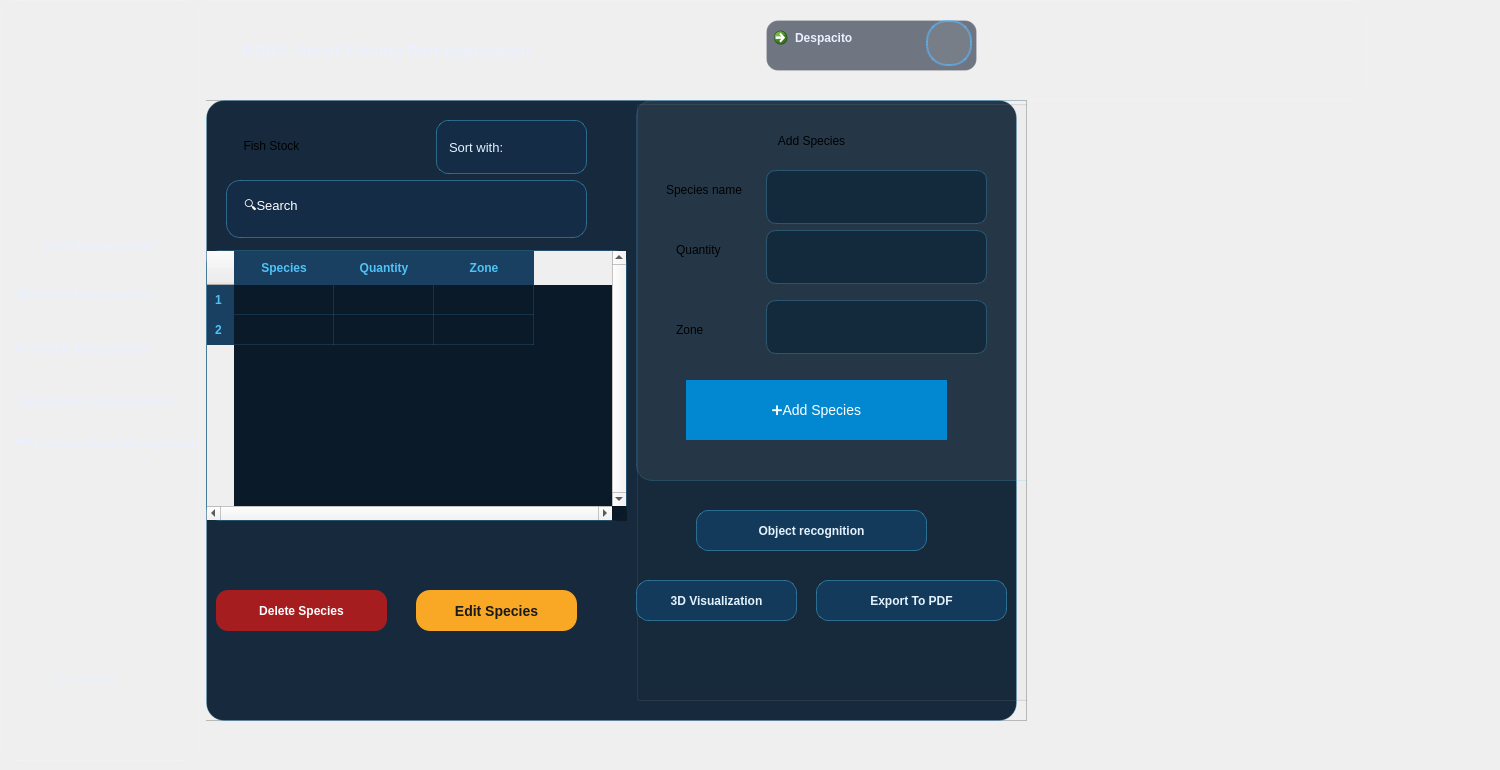
    <widget class="QWidget" name="pageFishStock">
     <property name="styleSheet">
      <string notr="true">/* =================================================
   Malik
   ================================================= */
QWidget#pageSFishStock {
    background: qlineargradient(x1:0, y1:0, x2:1, y2:1,
        stop:0 #071a2c,
        stop:0.35 #082136,
        stop:0.7 #071c2d,
        stop:1 #040f1a);
    font-family: &quot;Segoe UI&quot;;
    color: #EAF0FF;
}

/* =================================================
   HEADER + SIDEBAR (SAME STYLE)
   ================================================= */
QFrame#header_stock,
QFrame#sidebarMenu_stock {
    background: qlineargradient(x1:0, y1:0, x2:0, y2:1,
        stop:0 rgba(12, 42, 75, 0.95),
        stop:0.55 rgba(8, 30, 55, 0.95),
        stop:1 rgba(6, 22, 40, 0.95));
    border: 1px solid rgba(255,255,255,0.12);
    border-radius: 16px;
}

QFrame#header_stock {
    padding: 10px 16px;
}

QFrame#sidebarMenu_stock {
    padding: 12px;
}

/* =================================================
   HEADER CONTENT
   ================================================= */
QLabel#titreHeader_stock {
    color: #EAF0FF;
    font-size: 15px;
    font-weight: 800;
    letter-spacing: 0.5px;
}

QLabel#avatar_stock {
    min-width: 42px;
    max-width: 42px;
    min-height: 42px;
    max-height: 42px;
    border-radius: 21px;
    border: 2px solid rgba(88,184,255,0.6);
    background-color: rgba(255,255,255,0.06);
}

/* User profile button */
QCommandLinkButton#userprofiledetails_stock {
    background-color: rgba(8, 18, 38, 0.55);
    border: 1px solid rgba(255,255,255,0.15);
    border-radius: 12px;
    padding: 8px 14px;
    color: #EAF0FF;
    font-weight: 700;
}

QCommandLinkButton#userprofiledetails_stock:hover {
    background-color: rgba(88,184,255,0.15);
    border: 1px solid rgba(88,184,255,0.45);
}

QCommandLinkButton#userprofiledetails_stock:pressed {
    background-color: rgba(88,184,255,0.25);
}

/* =================================================
   SIDEBAR GROUP
   ================================================= */
QGroupBox#groupBox_stock {
    border: none;
    margin-top: 6px;
}

/* =================================================
   SIDEBAR BUTTONS (BASE)
   ================================================= */
QPushButton#clientsmanagementBTN_stock,
QPushButton#equipmentmanagementBTN_stock,
QPushButton#fishingzonemanagementBTN_stock,
QPushButton#staffmanagementBTN_stock,
QPushButton#stockmanagementBTN_stock {
    background: transparent;
    border: none;
    color: rgba(234,240,255,0.80);
    padding: 12px 14px;
    border-radius: 12px;
    text-align: left;
    font-size: 13px;
    font-weight: 650;
}

/* Hover effect */
QPushButton#clientsmanagementBTN_stock:hover,
QPushButton#equipmentmanagementBTN_stock:hover,
QPushButton#fishingzonemanagementBTN_stock:hover,
QPushButton#staffmanagementBTN_stock:hover,
QPushButton#stockmanagementBTN_stock:hover {
    background-color: rgba(88,184,255,0.14);
    border: 1px solid rgba(88,184,255,0.25);
    color: #FFFFFF;
}

/* Pressed */
QPushButton#clientsmanagementBTN_stock:pressed,
QPushButton#equipmentmanagementBTN_stock:pressed,
QPushButton#fishingzonemanagementBTN_stock:pressed,
QPushButton#staffmanagementBTN_stock:pressed,
QPushButton#stockmanagementBTN_stock:pressed {
    background-color: rgba(88,184,255,0.25);
}

/* =================================================
   ACTIVE / SELECTED BUTTON (Staff Management)
   ================================================= */
QPushButton[active=&quot;true&quot;] {
    background-color: rgba(10, 102, 255, 0.28);
    border: 1px solid rgba(10, 102, 255, 0.55);
    color: #FFFFFF;
    padding-left: 18px;
}
QPushButton#staffmanagementBTN_stock[active=&quot;true&quot;] {
    background-color: rgba(10, 102, 255, 0.35);
    border-left: 4px solid #4FC3F7;
    color: white;
    font-weight: 600;
}

/* =================================================
   LOG OUT BUTTON
   ================================================= */
QPushButton#logOutBTN_stock {
    background: transparent;
    border: none;
    color: rgba(234,240,255,0.65);
    padding: 12px 14px;
    border-radius: 12px;
    text-align: left;
    font-weight: 650;
}

QPushButton#logOutBTN_stock:hover {
    background-color: rgba(255, 120, 120, 0.12);
    border: 1px solid rgba(255, 120, 120, 0.25);
    color: #FFC1C1;
}

/* =================================================
   MAIN CONTENT AREA
   ================================================= */
QFrame#contenumain_S {
    background-color: transparent;
}

/* =================================================
   MENUBAR + STATUSBAR
   ================================================= */
QMenuBar_stock {
    background-color: rgba(6, 22, 40, 0.95);
    color: rgba(234,240,255,0.85);
    border-bottom: 1px solid rgba(255,255,255,0.12);
    padding: 6px;
}

QStatusBar_stock {
    background-color: rgba(6, 22, 40, 0.95);
    color: rgba(234,240,255,0.70);
    border-top: 1px solid rgba(255,255,255,0.12);
}
/* =======================
   FORM CARD (LEFT)
   objectName: formAddSpecies
   ======================= */
QFrame#formAddSpecies {
    background-color: rgba(255,255,255,0.06);
    border: 1px solid rgba(79,195,247,0.18);
    border-radius: 16px;
}

/* Title label (labeladdstaff) */
QLabel#labeladdspecies_stock {
    color: #E3F2FD;
    font-size: 18px;
    font-weight: 700;
    padding: 8px 0;
}

/* All labels inside the form */
QFrame#formAddSpecies QLabel_stock {
    color: rgba(227,242,253,0.88);
    font-size: 13px;
    font-weight: 600;
}

/* Inputs (LineEdits) */
QLineEdit {
    background-color: rgba(10, 35, 55, 0.65);
    color: #E3F2FD;
    border: 1px solid rgba(79,195,247,0.25);
    border-radius: 10px;
    padding: 8px 12px;
    min-height: 36px;
    font-size: 13px;
}

QLineEdit:focus {
    border: 1px solid #4FC3F7;
    background-color: rgba(10, 35, 55, 0.85);
}

/* ComboBoxes (role, cvstat) */
QComboBox {
    background-color: rgba(10, 35, 55, 0.65);
    color: #E3F2FD;
    border: 1px solid rgba(79,195,247,0.25);
    border-radius: 10px;
    padding: 7px 12px;
    min-height: 36px;
    font-size: 13px;
}

QComboBox:hover {
    border: 1px solid rgba(79,195,247,0.45);
}

QComboBox:focus {
    border: 1px solid #4FC3F7;
    background-color: rgba(10, 35, 55, 0.85);
}

QComboBox::drop-down {
    width: 36px;
    border: none;
}

QComboBox::down-arrow {
    image: none;
    border-left: 6px solid transparent;
    border-right: 6px solid transparent;
    border-top: 8px solid rgba(227,242,253,0.8);
    margin-right: 10px;
}

/* Upload CV Button (uploadcvbtn) */
QPushButton#uploadcvbtn_stock {
    background-color: rgba(255,255,255,0.08);
    color: #E3F2FD;
    border: 1px dashed rgba(79,195,247,0.6);
    border-radius: 10px;
    padding: 8px 12px;
    font-weight: 600;
}

/* Hover Upload */
QPushButton#uploadcvbtn_stock:hover {
    background-color: rgba(79,195,247,0.2);
    border-color: #4FC3F7;
}

/* Add Staff Button (addstaffbtn) */
QPushButton#addstaffbtn_stock {
    background-color: #0288D1;
    color: white;
    border: none;
    border-radius: 12px;
    min-height: 40px;
    font-weight: bold;
}

QPushButton#addstaffbtn_stock:hover {
    background-color: #039BE5;
}

QPushButton#addstaffbtn_stock:pressed {
    background-color: #01579B;
}
/* ================================================= */
/* ============ STAFF LIST CONTAINER =============== */
/* ================================================= */

#liststock {
    background-color: rgba(12, 32, 52, 0.95);
    border: 1px solid rgba(79, 195, 247, 0.25);
    border-radius: 18px;
    padding: 15px;
    margin-left: 10px;
}

#liststock::title {
    subcontrol-origin: margin;
    left: 15px;
    top: 8px;
    padding: 0 8px;
    color: #4fc3f7;
    font-weight: 700;
    font-size: 14px;
}

/* ================================================= */
/* ================= SEARCH BAR ==================== */
/* ================================================= */

#search_stock {
    background-color: rgba(20, 45, 70, 0.9);
    border: 1px solid rgba(79, 195, 247, 0.4);
    border-radius: 14px;
    padding: 10px 15px;
    color: white;
    font-size: 13px;
}

#search_stock:focus {
    border: 1px solid #4fc3f7;
    background-color: rgba(30, 75, 120, 0.9);
}

/* ================================================= */
/* ================= SORT COMBO ==================== */
/* ================================================= */

#sort_stock {
    background-color: rgba(20, 45, 70, 0.9);
    border: 1px solid rgba(79, 195, 247, 0.4);
    border-radius: 12px;
    padding: 6px 12px;
    color: #e3f2fd;
}

#sort_stock:hover {
    background-color: rgba(79, 195, 247, 0.25);
}

/* ================================================= */
/* ================== TABLE ======================== */
/* ================================================= */

#table_stock {
    background-color: rgba(10, 25, 40, 0.95);
    border: 1px solid rgba(79, 195, 247, 0.3);
    border-radius: 14px;
    gridline-color: rgba(79, 195, 247, 0.15);
    color: #e3f2fd;
    font-size: 12px;
}

#table_stock::item {
    padding: 8px;
}

#table_stock::item:selected {
    background-color: rgba(79, 195, 247, 0.35);
    color: white;
}

QHeaderView_stock::section {
    background-color: rgba(15, 55, 90, 0.95);
    color: #4fc3f7;
    padding: 8px;
    border: none;
    font-weight: bold;
}

/* Scrollbars table */
QTableWidget QScrollBar:vertical {
    background: transparent;
    width: 8px;
}

QTableWidget QScrollBar::handle:vertical {
    background: #4fc3f7;
    border-radius: 4px;
}

QTableWidget QScrollBar::add-line,
QTableWidget QScrollBar::sub-line {
    height: 0;
}

/* ================================================= */
/* ================= BUTTONS ======================= */
/* ================================================= */


#cvanalysebtn_stock,
#staticbtn_stock,
#exportpdfstaffbtn_stock {
    background-color: rgba(20, 60, 95, 0.9);
    border: 1px solid rgba(79, 195, 247, 0.4);
    border-radius: 12px;
    color: #e3f2fd;
    padding: 10px 16px;
    font-weight: 600;
}


#cvanalysebtn_stock:hover,
#staticbtn_stock:hover,
#exportpdfstaffbtn_stock:hover {
    background-color: rgba(79, 195, 247, 0.35);
    color: white;
}

/* ===== DELETE BUTTON ===== */
#deletespecies_stock {
    background-color: rgba(183, 28, 28, 0.9);
    border: none;
    border-radius: 12px;
    color: white;
    padding: 10px 16px;
    font-weight: 600;
}

#deletespecies_stock:hover {
    background-color: #e53935;
    box-shadow: 0 0 15px rgba(244, 67, 54, 0.6);
}
/* ======================================= */
/* ========= MODIFY STAFF BUTTON ========= */
/* ======================================= */

#Editstock {
    background-color: #f9a825;            /* Jaune principal */
    color: #1a1a1a;
    border: none;
    border-radius: 14px;
    padding: 12px 20px;
    font-size: 14px;
    font-weight: 700;
}

/* Hover */
#Editstock:hover {
    background-color: #fbc02d;            /* Jaune plus clair */
    box-shadow: 0 0 15px rgba(251, 192, 45, 0.6);
}

/* Click (pressed) */
#Editstock:pressed {
    background-color: #f57f17;            /* Jaune foncé */
    box-shadow: inset 0 3px 6px rgba(0,0,0,0.35);
}
</string>
     </property>
     <widget class="QWidget" name="layoutWidget_6">
      <property name="geometry">
       <rect>
        <x>0</x>
        <y>0</y>
        <width>1491</width>
        <height>761</height>
       </rect>
      </property>
      <layout class="QHBoxLayout" name="horizontalLayout_8">
       <item>
        <widget class="QFrame" name="sidebarMenu_stock">
         <property name="minimumSize">
          <size>
           <width>200</width>
           <height>0</height>
          </size>
         </property>
         <property name="maximumSize">
          <size>
           <width>200</width>
           <height>16777215</height>
          </size>
         </property>
         <property name="frameShape">
          <enum>QFrame::Shape::NoFrame</enum>
         </property>
         <property name="frameShadow">
          <enum>QFrame::Shadow::Raised</enum>
         </property>
         <widget class="QGroupBox" name="groupBox_stock">
          <property name="geometry">
           <rect>
            <x>10</x>
            <y>100</y>
            <width>200</width>
            <height>581</height>
           </rect>
          </property>
          <property name="minimumSize">
           <size>
            <width>200</width>
            <height>0</height>
           </size>
          </property>
          <property name="maximumSize">
           <size>
            <width>200</width>
            <height>16777215</height>
           </size>
          </property>
          <property name="title">
           <string/>
          </property>
          <widget class="QPushButton" name="staffmanagementBTN_stock">
           <property name="geometry">
            <rect>
             <x>-10</x>
             <y>220</y>
             <width>181</width>
             <height>61</height>
            </rect>
           </property>
           <property name="text">
            <string>🐟 Stock Management</string>
           </property>
           <property name="active" stdset="0">
            <bool>true</bool>
           </property>
          </widget>
          <widget class="QPushButton" name="clientsmanagementBTN_stock">
           <property name="geometry">
            <rect>
             <x>-10</x>
             <y>170</y>
             <width>191</width>
             <height>51</height>
            </rect>
           </property>
           <property name="text">
            <string>💰Clients Management</string>
           </property>
          </widget>
          <widget class="QPushButton" name="stockmanagementBTN_stock">
           <property name="geometry">
            <rect>
             <x>-10</x>
             <y>120</y>
             <width>171</width>
             <height>51</height>
            </rect>
           </property>
           <property name="text">
            <string>👩🏻‍💼Staff Management</string>
           </property>
          </widget>
          <widget class="QPushButton" name="fishingzonemanagementBTN_stock">
           <property name="geometry">
            <rect>
             <x>-10</x>
             <y>320</y>
             <width>221</width>
             <height>51</height>
            </rect>
           </property>
           <property name="text">
            <string>🗺️ Fishing Zone Management</string>
           </property>
          </widget>
          <widget class="QPushButton" name="equipmentmanagementBTN_stock">
           <property name="geometry">
            <rect>
             <x>-10</x>
             <y>280</y>
             <width>201</width>
             <height>41</height>
            </rect>
           </property>
           <property name="text">
            <string>⚓Equipment Management</string>
           </property>
          </widget>
         </widget>
         <widget class="QLabel" name="logoheader_stock">
          <property name="geometry">
           <rect>
            <x>0</x>
            <y>10</y>
            <width>181</width>
            <height>151</height>
           </rect>
          </property>
          <property name="text">
           <string/>
          </property>
          <property name="pixmap">
           <pixmap resource="Ressources.qrc">:/Images/logoHeader1.png</pixmap>
          </property>
         </widget>
         <widget class="QPushButton" name="logOutBTN_stock">
          <property name="geometry">
           <rect>
            <x>40</x>
            <y>650</y>
            <width>121</width>
            <height>61</height>
           </rect>
          </property>
          <property name="text">
           <string>⏻ Log Out</string>
          </property>
         </widget>
        </widget>
       </item>
       <item>
        <widget class="QFrame" name="contenumain_S">
         <property name="frameShape">
          <enum>QFrame::Shape::StyledPanel</enum>
         </property>
         <property name="frameShadow">
          <enum>QFrame::Shadow::Raised</enum>
         </property>
         <property name="active" stdset="0">
          <bool>true</bool>
         </property>
         <widget class="QWidget" name="verticalLayoutWidget_6">
          <property name="geometry">
           <rect>
            <x>-270</x>
            <y>0</y>
            <width>1431</width>
            <height>101</height>
           </rect>
          </property>
          <layout class="QVBoxLayout" name="verticalLayout_7">
           <item>
            <widget class="QFrame" name="header_stock">
             <property name="frameShape">
              <enum>QFrame::Shape::StyledPanel</enum>
             </property>
             <property name="frameShadow">
              <enum>QFrame::Shadow::Raised</enum>
             </property>
             <widget class="QLabel" name="titreHeader_stock">
              <property name="geometry">
               <rect>
                <x>220</x>
                <y>20</y>
                <width>461</width>
                <height>61</height>
               </rect>
              </property>
              <property name="text">
               <string>BORT- Smart Fishing Port Application</string>
              </property>
              <property name="alignment">
               <set>Qt::AlignmentFlag::AlignCenter</set>
              </property>
             </widget>
             <widget class="QCommandLinkButton" name="userprofiledetails_stock">
              <property name="geometry">
               <rect>
                <x>830</x>
                <y>20</y>
                <width>211</width>
                <height>51</height>
               </rect>
              </property>
              <property name="text">
               <string>Despacito</string>
              </property>
             </widget>
             <widget class="QLabel" name="avatar_stock">
              <property name="geometry">
               <rect>
                <x>990</x>
                <y>20</y>
                <width>46</width>
                <height>46</height>
               </rect>
              </property>
              <property name="text">
               <string/>
              </property>
              <property name="pixmap">
               <pixmap resource="Ressources.qrc">:/Images/avatar.png</pixmap>
              </property>
             </widget>
            </widget>
           </item>
          </layout>
         </widget>
         <widget class="QWidget" name="layoutWidget_7">
          <property name="geometry">
           <rect>
            <x>-10</x>
            <y>100</y>
            <width>831</width>
            <height>621</height>
           </rect>
          </property>
          <layout class="QHBoxLayout" name="horizontalLayout_9">
           <item>
            <widget class="QFrame" name="listfish">
             <property name="frameShape">
              <enum>QFrame::Shape::StyledPanel</enum>
             </property>
             <property name="frameShadow">
              <enum>QFrame::Shadow::Raised</enum>
             </property>
             <widget class="QGroupBox" name="liststock">
              <property name="geometry">
               <rect>
                <x>0</x>
                <y>0</y>
                <width>821</width>
                <height>621</height>
               </rect>
              </property>
              <property name="title">
               <string/>
              </property>
              <widget class="QLineEdit" name="search_stock">
               <property name="geometry">
                <rect>
                 <x>30</x>
                 <y>80</y>
                 <width>361</width>
                 <height>58</height>
                </rect>
               </property>
               <property name="text">
                <string>🔍Search</string>
               </property>
              </widget>
              <widget class="QComboBox" name="sort_stock">
               <property name="geometry">
                <rect>
                 <x>240</x>
                 <y>20</y>
                 <width>151</width>
                 <height>54</height>
                </rect>
               </property>
               <item>
                <property name="text">
                 <string>Sort with:</string>
                </property>
               </item>
               <item>
                <property name="text">
                 <string>Fish species</string>
                </property>
               </item>
               <item>
                <property name="text">
                 <string>Quantity</string>
                </property>
               </item>
               <item>
                <property name="text">
                 <string>Zone</string>
                </property>
               </item>
              </widget>
              <widget class="QLabel" name="fish_stock">
               <property name="geometry">
                <rect>
                 <x>-20</x>
                 <y>20</y>
                 <width>191</width>
                 <height>51</height>
                </rect>
               </property>
               <property name="text">
                <string>Fish Stock</string>
               </property>
               <property name="alignment">
                <set>Qt::AlignmentFlag::AlignCenter</set>
               </property>
              </widget>
              <widget class="QTableWidget" name="table_stock">
               <property name="geometry">
                <rect>
                 <x>10</x>
                 <y>150</y>
                 <width>421</width>
                 <height>271</height>
                </rect>
               </property>
               <property name="styleSheet">
                <string notr="true">/* QScrollBar */
QScrollBar {
    background: #2e3b4e;
    border-radius: 10px;
}

QScrollBar::handle {
    background: #2563EB;
    border-radius: 5px;
}

QScrollBar::handle:hover {
    background: #4B8BFB;
}

QScrollBar::add-line, QScrollBar::sub-line {
    background: none;
    border: none;
}

QTableWidget::horizontalHeader {
    background-color: rgba(15, 55, 90, 0.95);
    color: #4fc3f7;
    font-weight: bold;
}

QHeaderView::section {
    background-color: rgba(15, 55, 90, 0.95);
    color: #4fc3f7;
    padding: 8px;
    border: none;
    font-weight: bold;
}
#table_stock {
    background-color: rgba(10, 25, 40, 0.95);
    border: 1px solid rgba(79, 195, 247, 0.3);
    border-radius: 14px;
    gridline-color: rgba(79, 195, 247, 0.15);
    color: #e3f2fd;
    font-size: 14px;          /* Larger font size */
    font-family: &quot;Segoe UI&quot;;  /* Clearer font */
}

#table_stock::item {
    padding: 10px;
    text-align: center;  /* Centers text in cells */
}

QHeaderView_stock::section {
    background-color: rgba(15, 55, 90, 0.95);
    color: #4fc3f7;
    padding: 12px;
    border: none;
    font-weight: bold;
    font-size: 16px;  /* Larger font for headers */
}

/* Adjust column width */
#table_stock QHeaderView::section {
    min-width: 100px;
}

/* Adjust Row Height */
QTableWidget::item {
    height: 40px;  /* Sets row height */
}
</string>
               </property>
               <property name="verticalScrollBarPolicy">
                <enum>Qt::ScrollBarPolicy::ScrollBarAlwaysOn</enum>
               </property>
               <property name="horizontalScrollBarPolicy">
                <enum>Qt::ScrollBarPolicy::ScrollBarAlwaysOn</enum>
               </property>
               <property name="rowCount">
                <number>2</number>
               </property>
               <property name="columnCount">
                <number>3</number>
               </property>
               <row/>
               <row/>
               <column>
                <property name="text">
                 <string>Species</string>
                </property>
               </column>
               <column>
                <property name="text">
                 <string>Quantity</string>
                </property>
               </column>
               <column>
                <property name="text">
                 <string>Zone</string>
                </property>
               </column>
              </widget>
              <widget class="QPushButton" name="deletespecies_stock">
               <property name="geometry">
                <rect>
                 <x>20</x>
                 <y>490</y>
                 <width>171</width>
                 <height>41</height>
                </rect>
               </property>
               <property name="text">
                <string>Delete Species</string>
               </property>
              </widget>
              <widget class="QPushButton" name="Editstock">
               <property name="geometry">
                <rect>
                 <x>220</x>
                 <y>490</y>
                 <width>161</width>
                 <height>41</height>
                </rect>
               </property>
               <property name="text">
                <string>Edit Species</string>
               </property>
              </widget>
             </widget>
             <widget class="QGroupBox" name="form_stock">
              <property name="geometry">
               <rect>
                <x>440</x>
                <y>0</y>
                <width>401</width>
                <height>601</height>
               </rect>
              </property>
              <property name="title">
               <string/>
              </property>
              <widget class="QFrame" name="formAddSpecies">
               <property name="geometry">
                <rect>
                 <x>0</x>
                 <y>0</y>
                 <width>411</width>
                 <height>381</height>
                </rect>
               </property>
               <property name="frameShape">
                <enum>QFrame::Shape::StyledPanel</enum>
               </property>
               <property name="frameShadow">
                <enum>QFrame::Shadow::Raised</enum>
               </property>
               <widget class="QLabel" name="zone_stocklabel">
                <property name="geometry">
                 <rect>
                  <x>40</x>
                  <y>220</y>
                  <width>141</width>
                  <height>20</height>
                 </rect>
                </property>
                <property name="text">
                 <string>Zone</string>
                </property>
               </widget>
               <widget class="QLabel" name="Specieslabel">
                <property name="geometry">
                 <rect>
                  <x>30</x>
                  <y>80</y>
                  <width>131</width>
                  <height>20</height>
                 </rect>
                </property>
                <property name="text">
                 <string>Species name</string>
                </property>
               </widget>
               <widget class="QLabel" name="quantity_stocklabel">
                <property name="geometry">
                 <rect>
                  <x>40</x>
                  <y>140</y>
                  <width>111</width>
                  <height>20</height>
                 </rect>
                </property>
                <property name="text">
                 <string>Quantity</string>
                </property>
               </widget>
               <widget class="QPushButton" name="addspecies_stock">
                <property name="geometry">
                 <rect>
                  <x>50</x>
                  <y>280</y>
                  <width>261</width>
                  <height>60</height>
                 </rect>
                </property>
                <property name="styleSheet">
                 <string notr="true">#addspecies_stock {
    background-color: #0288d1;
    border: none;
    color: white;
    font-size: 14px;
}

#addspecies_stock:hover {
    background-color: #039be5;
    box-shadow: 0 0 20px rgba(79, 195, 247, 0.6);
}</string>
                </property>
                <property name="text">
                 <string>➕Add Species</string>
                </property>
               </widget>
               <widget class="QLabel" name="addspecies_stocklabel">
                <property name="geometry">
                 <rect>
                  <x>100</x>
                  <y>20</y>
                  <width>151</width>
                  <height>41</height>
                 </rect>
                </property>
                <property name="text">
                 <string>Add Species</string>
                </property>
                <property name="alignment">
                 <set>Qt::AlignmentFlag::AlignCenter</set>
                </property>
               </widget>
               <widget class="QLineEdit" name="speciesname_stock">
                <property name="geometry">
                 <rect>
                  <x>130</x>
                  <y>70</y>
                  <width>221</width>
                  <height>54</height>
                 </rect>
                </property>
               </widget>
               <widget class="QLineEdit" name="quantity_stock">
                <property name="geometry">
                 <rect>
                  <x>130</x>
                  <y>130</y>
                  <width>221</width>
                  <height>54</height>
                 </rect>
                </property>
               </widget>
               <widget class="QLineEdit" name="zone_stock">
                <property name="geometry">
                 <rect>
                  <x>130</x>
                  <y>200</y>
                  <width>221</width>
                  <height>54</height>
                 </rect>
                </property>
               </widget>
              </widget>
              <widget class="QPushButton" name="recognition_stock">
               <property name="geometry">
                <rect>
                 <x>60</x>
                 <y>410</y>
                 <width>231</width>
                 <height>41</height>
                </rect>
               </property>
               <property name="styleSheet">
                <string notr="true">#recognition_stock {
    background-color: rgba(20, 60, 95, 0.9);
    border: 1px solid rgba(79, 195, 247, 0.4);
    border-radius: 12px;
    color: #e3f2fd;
    padding: 10px 16px;
    font-weight: 600;
}


#recognition_stock:hover {
    background-color: rgba(79, 195, 247, 0.35);
    color: white;
}</string>
               </property>
               <property name="text">
                <string>Object recognition</string>
               </property>
              </widget>
              <widget class="QPushButton" name="exportpdf_stock">
               <property name="geometry">
                <rect>
                 <x>180</x>
                 <y>480</y>
                 <width>191</width>
                 <height>41</height>
                </rect>
               </property>
               <property name="styleSheet">
                <string notr="true">#exportpdf_stock {
    background-color: rgba(20, 60, 95, 0.9);
    border: 1px solid rgba(79, 195, 247, 0.4);
    border-radius: 12px;
    color: #e3f2fd;
    padding: 10px 16px;
    font-weight: 600;
}


#exportpdf_stock:hover {
    background-color: rgba(79, 195, 247, 0.35);
    color: white;
}</string>
               </property>
               <property name="text">
                <string>Export To PDF</string>
               </property>
              </widget>
              <widget class="QPushButton" name="visual_stock">
               <property name="geometry">
                <rect>
                 <x>0</x>
                 <y>480</y>
                 <width>161</width>
                 <height>41</height>
                </rect>
               </property>
               <property name="styleSheet">
                <string notr="true">#visual_stock {
    background-color: rgba(20, 60, 95, 0.9);
    border: 1px solid rgba(79, 195, 247, 0.4);
    border-radius: 12px;
    color: #e3f2fd;
    padding: 10px 16px;
    font-weight: 600;
}


#visual_stock:hover {
    background-color: rgba(79, 195, 247, 0.35);
    color: white;
}</string>
               </property>
               <property name="text">
                <string>3D Visualization</string>
               </property>
              </widget>
             </widget>
            </widget>
           </item>
          </layout>
         </widget>
        </widget>
       </item>
      </layout>
     </widget>
    </widget>
